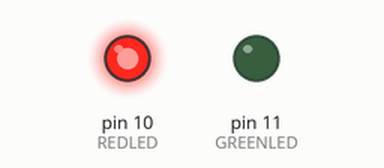
The sketch below on a simulated Arduino Uno, built with avr-gcc and run on an emulated ATmega328P. On the bench: output pins drawn as LEDs (lit = HIGH).

Above: at 0.05 s.
Timing chart, 0 to 5.8 s (numbered marks = the images above):
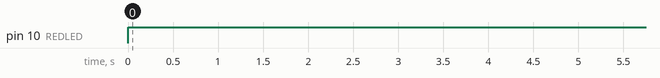

The sketch:

KeypadProject.ino
```cpp
/*
  Author: Lauren Crist
  Project: Keypad Project
  Date: 2/28/19
  Description: This Arduino code controls a keypad-based lock system. When the correct code is entered on the keypad, it unlocks a door by lighting a green LED. An incorrect code triggers a red LED to indicate an invalid entry.
*/

#include <Keypad.h>

// Pin assignments for LEDs
int REDLED = 10;
int GREENLED = 11;

// Code to unlock the door
char* ourCode = "0280";
int currentPosition = 0;

// Keypad setup
const byte ROWS = 4; // Four rows
const byte COLS = 4; // Four columns

char keys[ROWS][COLS] = {
  {'1','2','3', 'A'},
  {'4','5','6', 'B'},
  {'7','8','9', 'C'},
  {'#','0','*', 'D'}
};

byte rowPins[ROWS] = {5, 4, 3, 2}; // Connect to the row pinouts of the keypad
byte colPins[COLS] = {9, 8, 7, 6}; // Connect to the column pinouts of the keypad

Keypad keypad = Keypad( makeKeymap(keys), rowPins, colPins, ROWS, COLS );

void setup() {
  Serial.begin(9600);
  pinMode(REDLED, OUTPUT);
  pinMode(GREENLED, OUTPUT);
  digitalWrite(REDLED, LOW);
  digitalWrite(GREENLED, LOW);
}

void loop() {
  int i;
  char key = keypad.getKey();

  if (key != 0) {
    for (i = 0; i <= currentPosition; i++) {
      // Do nothing; iterate to the current position
    }
  }

  if (key == ourCode[currentPosition]) {
    currentPosition++;

    if (currentPosition == 4) { // Check if the entire code has been entered
      unlockDoor();
      currentPosition = 0; // Reset the code entry position
    }
  } else {
    invalidCode();
    currentPosition = 0; // Reset the code entry position
  }
}

void invalidCode() {
  digitalWrite(REDLED, HIGH);
  delay(5000);
  digitalWrite(REDLED, LOW);
}

void unlockDoor() {
  digitalWrite(GREENLED, HIGH);
  delay(5000);
  digitalWrite(GREENLED, LOW);
}
```

Measured:
- by itself, pin 10 (REDLED): LOW → HIGH at 0.00 s
